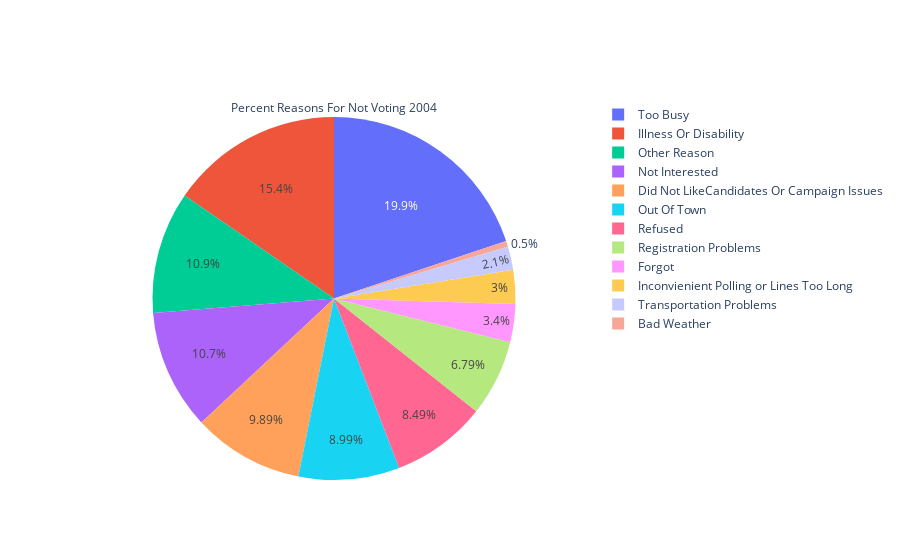

Write notebook code for a chart like this one.
### Code cell
labels = ['Illness Or Disability','Out Of Town','Forgot','Not Interested',"Too Busy","Transportation Problems","Did Not LikeCandidates Or Campaign Issues","Registration Problems","Bad Weather","Inconvienient Polling or Lines Too Long","Other Reason","Refused"]
values = [15.4, 9.0, 3.4, 10.7, 19.9, 2.1, 9.9, 6.8, 0.5, 3.0, 10.9, 8.5]

Nonvoters2004 = go.Figure(data=[go.Pie(labels=labels, values=values, title="Percent Reasons For Not Voting 2004")])

Nonvoters2004.show()

### Figure 1 — Plotly figure (JSON) as saved in the notebook; plotly's stock layout.template omitted (floating-point values rounded to 4 significant figures)
{"data": [{"labels": ["Illness Or Disability", "Out Of Town", "Forgot", "Not Interested", "Too Busy", "Transportation Problems", "Did Not LikeCandidates Or Campaign Issues", "Registration Problems", "Bad Weather", "Inconvienient Polling or Lines Too Long", "Other Reason", "Refused"], "title": {"text": "Percent Reasons For Not Voting 2004"}, "type": "pie", "values": [15.4, 9, 3.4, 10.7, 19.9, 2.1, 9.9, 6.8, 0.5, 3, 10.9, 8.5]}], "layout": {}}
